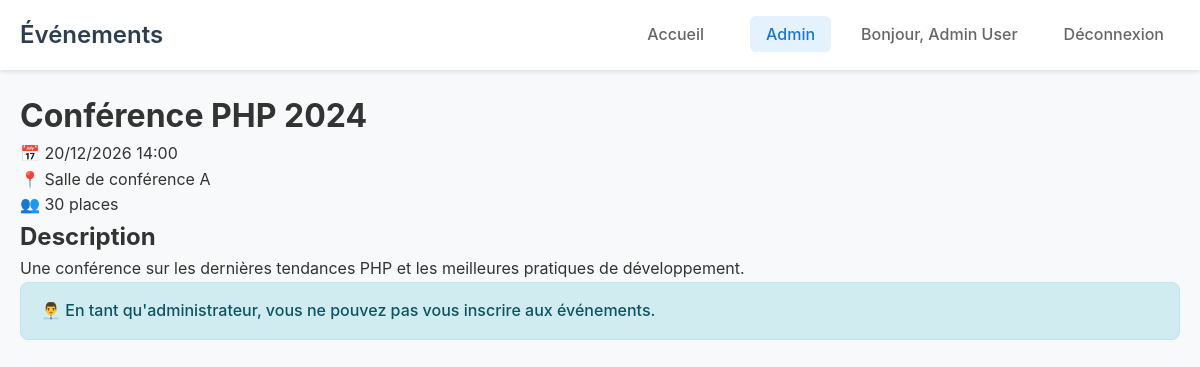
Screenshot of /event_detail.php?id=1 (signed in) with the database file from the repository.
### tables this page shows
CREATE TABLE IF NOT EXISTS events (
    id INT AUTO_INCREMENT PRIMARY KEY,
    title VARCHAR(200) NOT NULL,
    description TEXT NOT NULL,
    event_date DATETIME NOT NULL,
    location VARCHAR(200) NOT NULL,
    capacity INT NOT NULL DEFAULT 50,
    image_url VARCHAR(255),
    created_by INT NOT NULL,
    created_at TIMESTAMP DEFAULT CURRENT_TIMESTAMP,
    updated_at TIMESTAMP DEFAULT CURRENT_TIMESTAMP ON UPDATE CURRENT_TIMESTAMP,
    FOREIGN KEY (created_by) REFERENCES users(id) ON DELETE CASCADE
);

### src/services/AuthService.php (called while the page is built, shortened)
<?php
class AuthService
{
    public static function isLoggedIn(): bool
    {
        return isset($_SESSION['user_id']) && !empty($_SESSION['user_id']);
    }
    public static function isAdmin(): bool
    {
        return self::isLoggedIn() &&
            isset($_SESSION['user_role']) &&
            $_SESSION['user_role'] === 'ROLE_ADMIN';
    }
}

### src/Database.php (called while the page is built, shortened)
<?php
class Database
{
    private static $instance = null;
    private $mysqli;
    private function __construct()
    {
        $this->mysqli = new mysqli(
            'db',
            'root',
            'root',
            'events_db'
        );
    }
    public static function getInstance()
    {
        if (self::$instance === null) {
            self::$instance = new self();
        }
        return self::$instance;
    }
    public function prepare($sql)
    {
        return $this->mysqli->prepare($sql);
    }
}

### src/models/Event.php (called while the page is built, shortened)
<?php
class Event
{
    private string $title;
    private string $description;
    private DateTime $eventDate;
    private string $location;
    private int $capacity;
    public function getTitle(): string
    {
        return $this->title;
    }
    public function getDescription(): string
    {
        return $this->description;
    }
    public function getEventDate(): DateTime
    {
        return $this->eventDate;
    }
    public function getLocation(): string
    {
        return $this->location;
    }
    public function getCapacity(): int
    {
        return $this->capacity;
    }
    public static function findById(int $id): ?Event
    {
        $database = Database::getInstance();
        $sql = "SELECT * FROM events WHERE id = ?";
        $stmt = $database->prepare($sql);
        $stmt->bind_param("i", $id);
        $stmt->execute();
        $result = $stmt->get_result();
        if ($row = $result->fetch_assoc()) {
            $event = new self();
            $event->id = $row['id'];
            $event->title = $row['title'];
            $event->description = $row['description'];
            $event->eventDate = new DateTime($row['event_date']);
            $event->location = $row['location'];
            $event->capacity = $row['capacity'];
            $event->imageUrl = $row['image_url'];
            $event->createdBy = $row['created_by'];
            $event->createdAt = new DateTime($row['created_at']);
            $event->updatedAt = new DateTime($row['updated_at']);
            return $event;
        }
        return null;
    }
}

### event_detail.php (the view, shortened to what this page needs)
<?php
require_once 'src/Database.php';
require_once 'src/models/Event.php';
require_once 'src/services/AuthService.php';
$eventId = $_GET['id'] ?? 0;
$event = Event::findById($eventId);
$hasCapacity = Registration::hasAvailableCapacity($eventId);
?>
<!DOCTYPE html>
<html lang="fr">
<head>
    <link rel="stylesheet" href="/public/css/style.css">
</head>
<body>
    <header class="main-header">
        <nav class="navbar">
            <div class="nav-container">
                <a href="index.php" class="nav-brand">
                    <h1>Événements</h1>
                </a>
                <ul class="nav-menu">
                    <li><a href="index.php">Accueil</a></li>
                    <?php if (AuthService::isAdmin()): ?>
                        <li><a href="admin/index.php" class="admin-link">Admin</a></li>
                    <?php endif; ?>
                    <li>
                        <span class="user-welcome">
                            Bonjour, <?php echo htmlspecialchars($_SESSION['user_name']); ?>
                        </span>
                    </li>
                    <li><a href="logout.php">Déconnexion</a></li>
                </ul>
            </div>
        </nav>
    </header>
    <main class="main-content">
        <div class="container">
            <div class="event-detail">
                <div class="event-header-section">
                    <h1><?php echo htmlspecialchars($event->getTitle()); ?></h1>
                    <div class="event-meta">
                        <div class="event-date-large">
                            📅 <?php
                                try {
                                    $date = $event->getEventDate();
                                    echo $date->format('d/m/Y H:i');
                                } catch (Exception $e) {
                                    echo 'Date invalide';
                                }
                                ?>
                        </div>
                        <div class="event-location-large">
                            📍 <?php echo htmlspecialchars($event->getLocation()); ?>
                        </div>
                        <div class="event-capacity-large">
                            👥 <?php echo $event->getCapacity(); ?> places
                        </div>
                    </div>
                </div>
                <div class="event-description-full">
                    <h2>Description</h2>
                    <p><?php echo nl2br(htmlspecialchars($event->getDescription())); ?></p>
                </div>
                <div class="event-registration-section">
                    <?php if (AuthService::isAdmin()): ?>
                        <div class="alert alert-info">
                            👨‍💼 En tant qu'administrateur, vous ne pouvez pas vous inscrire aux événements.
                        </div>
                    <?php elseif (!$hasCapacity): ?>
                        <div class="alert alert-error">
                            ❌ Cet événement est complet.
                        </div>
                    <?php endif; ?>
                </div>
            </div>
        </div>
    </main>
</body>
</html>

### public/css/style.css (style rules this page uses)
* { margin: 0; padding: 0; box-sizing: border-box; }
body { font-family: -apple-system, BlinkMacSystemFont, 'Segoe UI', Roboto, sans-serif; line-height: 1.6; color: #333; background-color: #f8f9fa; }
.container { max-width: 1200px; margin: 0 auto; padding: 20px; }
.main-header { background: #fff; box-shadow: 0 2px 4px rgba(0,0,0,0.1); position: sticky; top: 0; z-index: 100; }
.navbar { padding: 0; }
.nav-container { max-width: 1200px; margin: 0 auto; display: flex; justify-content: space-between; align-items: center; padding: 0 20px; height: 70px; }
.nav-brand { text-decoration: none; color: #333; }
.nav-brand h1 { font-size: 1.5rem; font-weight: 600; color: #2c3e50; }
.nav-menu { display: flex; list-style: none; align-items: center; gap: 30px; }
.nav-menu a { text-decoration: none; color: #666; font-weight: 500; padding: 8px 16px; border-radius: 6px; transition: all 0.3s ease; }
.admin-link { background: #e3f2fd; color: #1976d2 !important; }
.user-welcome { color: #666; font-weight: 500; }
.alert { padding: 15px 20px; border-radius: 8px; margin-bottom: 20px; font-weight: 500; }
.alert-info { background: #d1ecf1; color: #0c5460; border: 1px solid #bee5eb; }

### rows the page displays
events: title "Conférence PHP 2024", event_date "20/12/2026 14:00", location "Salle de conférence A", capacity "30", description "Une conférence sur les dernières tendances PHP et les meilleures pratiques de développement."

### other values shown
$_SESSION['user_name'] "Admin User"
